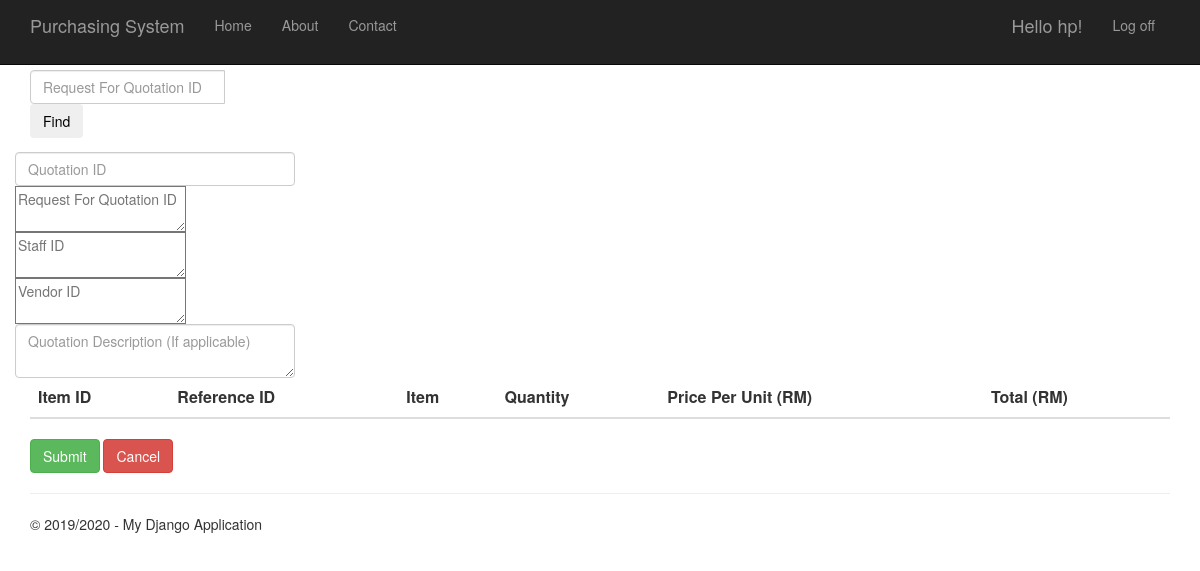
The page /quotationform (signed in) on the database as committed earlier.
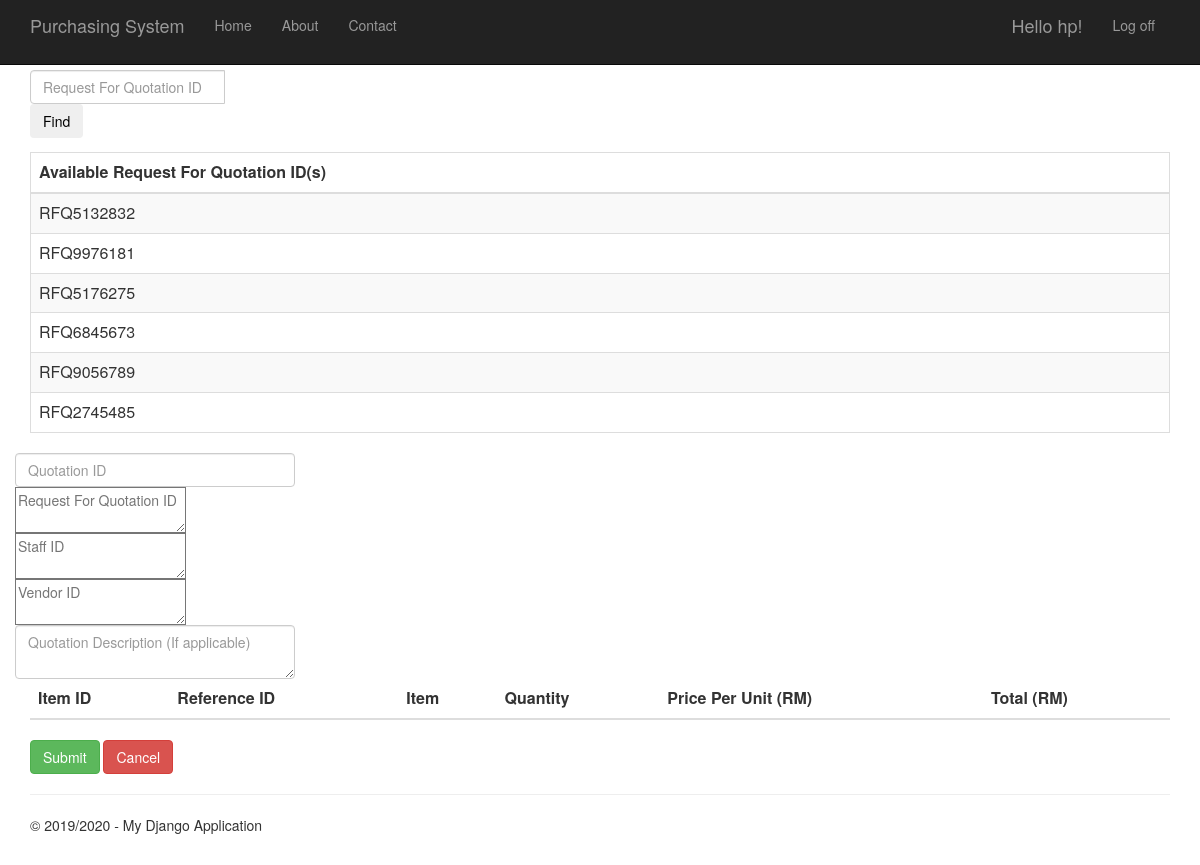
The same page on the database as committed later.
### RequestForQuotation/models.py (models this page shows, shortened)
class RequestForQuotation(models.Model):
    request_for_quotation_id = models.CharField(primary_key=True, max_length=10)
    time_created = models.DateTimeField()
    description = models.TextField(null=True,default=None, blank=True)
    total_price = models.DecimalField(max_digits=10, decimal_places=2, default=Decimal('0.00'))
    person_id = models.ForeignKey(Person, on_delete = models.CASCADE)
    vendor_id = models.ForeignKey(Vendor, on_delete = models.CASCADE)
    purchase_requisition_id = models.ForeignKey(PurchaseRequisition, on_delete = models.CASCADE)

### Quotation/views.py (the view)
# urls.py: url(r'^quotationform$', Quotation.views.quotationform, name="quotation_form"),
@login_required
def quotationform(request):
    quotationRequests = RequestForQuotation.objects.all()
    for r in quotationRequests:
        if Quotation.objects.filter(request_for_quotation_id_id = r.request_for_quotation_id).count() != 0:
            quotationRequests = quotationRequests.exclude(request_for_quotation_id=r.request_for_quotation_id)
    context = {
            'title':'Quotation Form',
            'year':'2019/2020',
            'qrows': quotationRequests
        }
    context['user'] = request.user
    return render(request,'Quotation/quotationform.html',context)

### Quotation/templates/Quotation/quotationform.html (shortened to what this page needs)
﻿{% extends "app/layout.html" %}
{% block content %}
<div class="formpurchaseorder margintop">
    <form class="quotationfind" action="fillingquotation" method="get">
        <div class="input-group mb-3">
            <input type="text" class="form-control" name="re_of_quo_id" id="re_of_quo_id" placeholder="Request For Quotation ID" aria-label="Request For Quotation ID"
                   aria-describedby="button-addon2">
            <div class="input-group-append">
                <button type="submit" class="btn btn-outline-info btn-hover btn-rounded waves-effect">Find</button>
            </div>
        </div>
    </form>
    {% if qrows.count > 0%}
    <div class="table-wrapper-scroll-y">
        <table class="table table-bordered table-striped mb-0">
            <thead>
                 <tr>
                    <th scope="col">Available Request For Quotation ID(s)</th>
                 </tr>
            </thead>
            <tbody>
            {% for r in qrows %}
                <tr>
                    <td>{{r.request_for_quotation_id}}</td>
                </tr>
            {% endfor %}
            </tbody>
        </table>
    </div>
    {% endif %}
    <form class="purchaseordersubmission" action="quotationconfirmation" method="POST">
        <div class="row margintop">
            <div class="col">
                <input type="text" class="form-control" name="quotation_id" value="{{quotation_id}}" placeholder="Quotation ID">
            </div>
            <div class="col">
                <textarea type="text" class="poform-control" name="request_for_quotation_id" placeholder="Request For Quotation ID">{{request_for_quotation_id}}</textarea>
            </div>
            <div class="col">
                <textarea type="text" class="poform-control" name="staff_id" placeholder="Staff ID">{{staff_id}}</textarea>
            </div>
            <div class="col">
                <textarea type="text" class="poform-control" name="vendor_id" placeholder="Vendor ID">{{vendor_id}}</textarea>
            </div>
        </div>
        <div class="row margintop">
            <div class="col">
                <textarea type="text" class="form-control" name="description" id="description" placeholder="Quotation Description (If applicable)"></textarea>
            </div>
        </div>
        <table class="table table-striped margintop" name="items" id="items">
            <thead>
                <tr>
                    <th scope="col">Item ID</th>
                    <th scope="col">Reference ID</th>
                    <th scope="col">Item</th>
                    <th scope="col">Quantity</th>
                    <th scope="col">Price Per Unit (RM)</th>
                    <th scope="col">Total (RM)</th>
                </tr>
            </thead>
        </table>
        <div class="margintop">
            <button type="submit" class="btn btn-success btn-square buttonsize">Submit</button>
            <a class="btn btn-danger btn-square buttonsize" href="/menu">Cancel</a>
        </div>
    </form>
</div>
{% endblock %}

Rows that differ between the two databases and show on the page:
added RequestForQuotation: request_for_quotation_id "RFQ5132832"
added RequestForQuotation: request_for_quotation_id "RFQ9976181"
added RequestForQuotation: request_for_quotation_id "RFQ5176275"
added RequestForQuotation: request_for_quotation_id "RFQ6845673"
added RequestForQuotation: request_for_quotation_id "RFQ9056789"
added RequestForQuotation: request_for_quotation_id "RFQ2745485"
Other text that changed with them:
text now shown: "Available Request For Quotation ID(s)"
